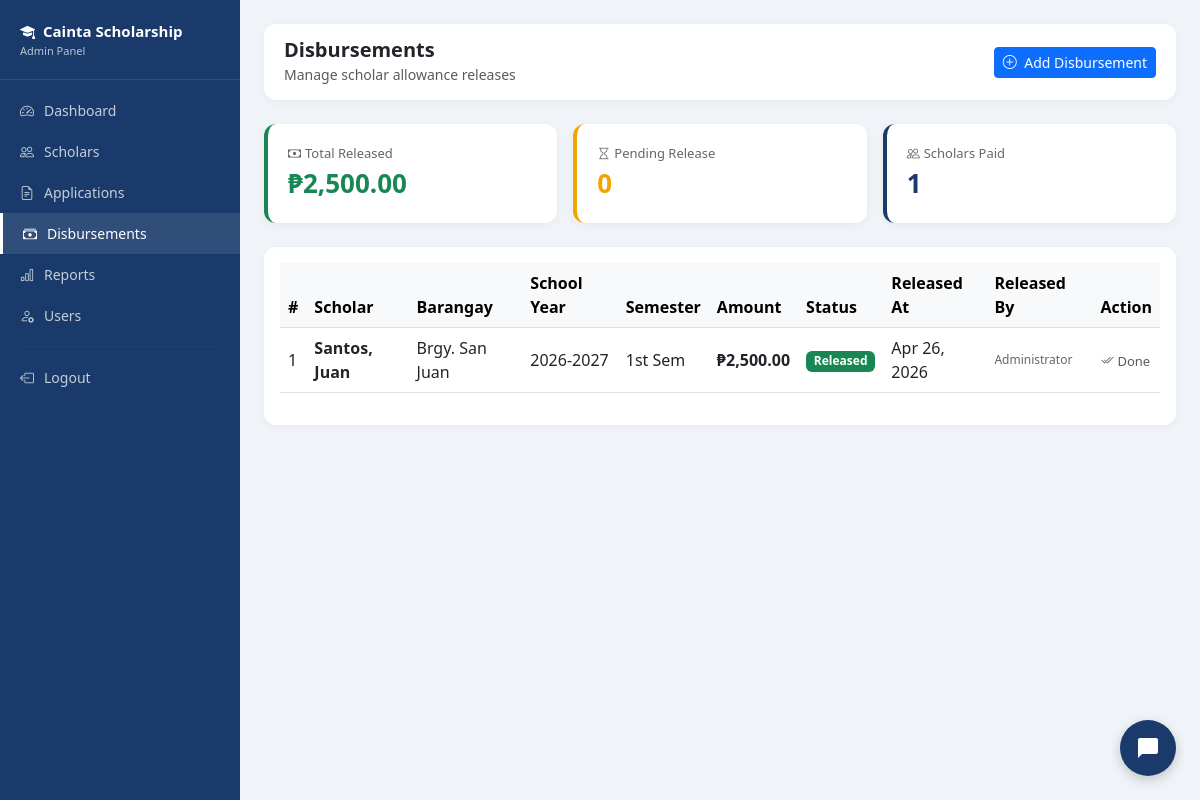
The app's page /admin/disbursements.php (signed in), older data.
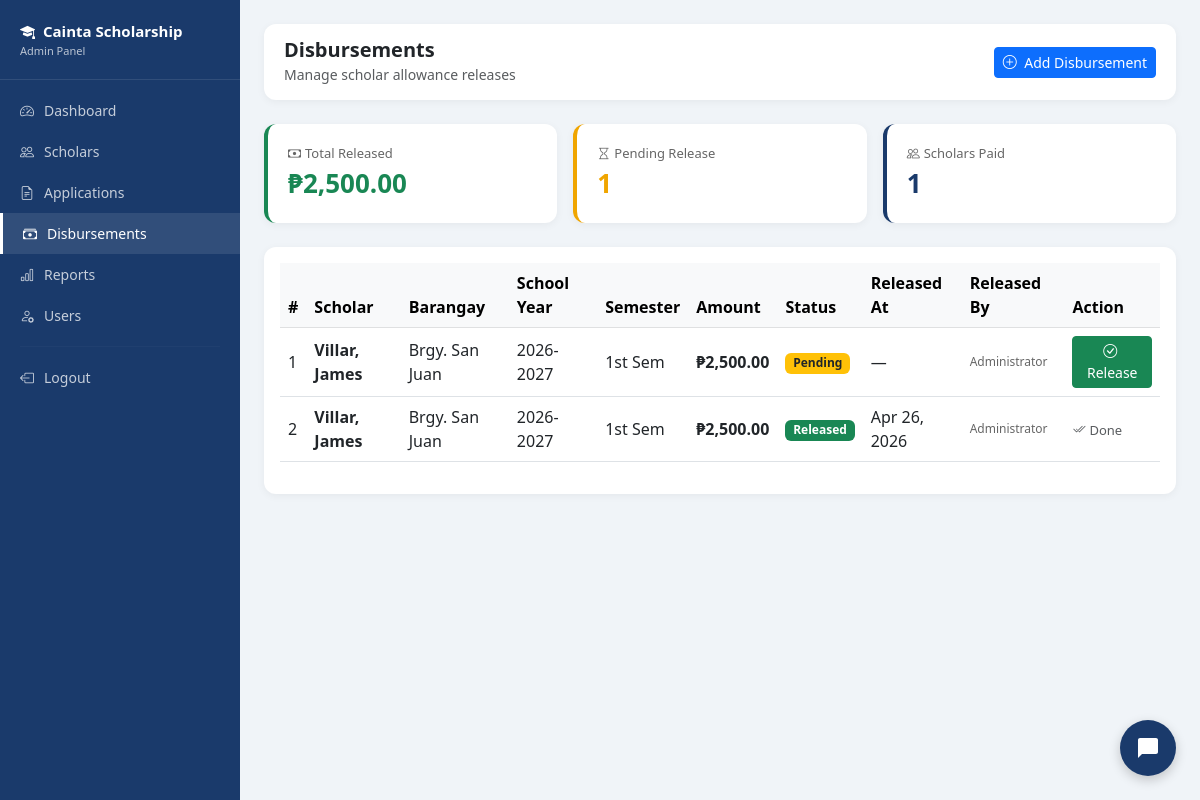
The same page, newer data.
### tables this page shows
CREATE TABLE `disbursements` (
  `disbursement_id` int(11) NOT NULL,
  `scholar_id` int(11) NOT NULL,
  `school_year` varchar(20) DEFAULT NULL,
  `semester` enum('1st','2nd') DEFAULT NULL,
  `amount` decimal(10,2) DEFAULT NULL,
  `status` enum('pending','released') DEFAULT 'pending',
  `released_by` int(11) DEFAULT NULL,
  `released_at` timestamp NULL DEFAULT NULL,
  `created_at` timestamp NOT NULL DEFAULT current_timestamp()
);

CREATE TABLE `students` (
  `student_id` int(11) NOT NULL,
  `first_name` varchar(50) NOT NULL,
  `last_name` varchar(50) NOT NULL,
  `middle_name` varchar(50) DEFAULT NULL,
  `email` varchar(100) NOT NULL,
  `password` varchar(255) NOT NULL,
  `contact_no` varchar(20) DEFAULT NULL,
  `address` text DEFAULT NULL,
  `barangay` varchar(100) DEFAULT NULL,
  `birthdate` date DEFAULT NULL,
  `gender` enum('Male','Female') DEFAULT NULL,
  `is_active` tinyint(4) DEFAULT 1,
  `created_at` timestamp NOT NULL DEFAULT current_timestamp(),
  `is_archived` tinyint(4) DEFAULT 0,
  `archived_at` timestamp NULL DEFAULT NULL,
  `archive_reason` varchar(255) DEFAULT NULL
);

CREATE TABLE `users` (
  `user_id` int(11) NOT NULL,
  `full_name` varchar(100) NOT NULL,
  `username` varchar(50) NOT NULL,
  `password` varchar(255) NOT NULL,
  `role` enum('admin','officer','cashier') NOT NULL,
  `email` varchar(100) DEFAULT NULL,
  `is_active` tinyint(4) DEFAULT 1,
  `created_at` timestamp NOT NULL DEFAULT current_timestamp()
);

### admin/disbursements.php (the view, shortened to what the changed rows need)
<?php
require_once '../includes/db.php';
$is_admin = $_SESSION['role'] == 'admin';
$disbursements = $pdo->query("
    SELECT d.*, s.first_name, s.last_name, s.barangay,
            u.full_name as released_by_name
    FROM disbursements d
    LEFT JOIN students s ON d.scholar_id = s.student_id
    LEFT JOIN users u ON d.released_by = u.user_id
    ORDER BY d.created_at DESC
")->fetchAll();
$total_pending = $pdo->query("SELECT COUNT(*) FROM disbursements WHERE status='pending'")->fetchColumn();
?>
<!DOCTYPE html>
<html lang="en">
<head>
    <link href="https://cdn.jsdelivr.net/npm/bootstrap@5.3.0/dist/css/bootstrap.min.css" rel="stylesheet">
    <link href="https://cdn.jsdelivr.net/npm/bootstrap-icons@1.10.0/font/bootstrap-icons.css" rel="stylesheet">
</head>
<body>
<?php if($is_admin): ?>
<div class="main-content">
<?php endif; ?>
    <div class="row g-3 mb-4">
        <div class="col-md-4">
            <div class="stat-card" style="border-color: #f0a500;">
                <div style="font-size:13px; color:#666;"><i class="bi bi-hourglass me-1"></i>Pending Release</div>
                <div style="font-size:26px; font-weight:700; color:#f0a500;"><?= $total_pending ?></div>
            </div>
        </div>
    </div>
    <div class="card">
        <div class="card-body">
            <div class="table-responsive">
                <table class="table table-hover align-middle">
                    <thead class="table-light">
                        <tr>
                            <th>#</th>
                            <th>Scholar</th>
                            <th>Barangay</th>
                            <th>School Year</th>
                            <th>Semester</th>
                            <th>Amount</th>
                            <th>Status</th>
                            <th>Released At</th>
                            <th>Released By</th>
                            <th>Action</th>
                        </tr>
                    </thead>
                    <tbody>
                        <?php if(empty($disbursements)): ?>
                        <tr>
                            <td colspan="10" class="text-center text-muted py-4">
                                <i class="bi bi-cash-stack fs-3 d-block mb-2"></i>
                                No disbursements yet.
                            </td>
                        </tr>
                        <?php else: ?>
                        <?php foreach($disbursements as $i => $d): ?>
                        <tr>
                            <td><?= $i + 1 ?></td>
                            <td><strong><?= htmlspecialchars($d['last_name'] . ', ' . $d['first_name']) ?></strong></td>
                            <td><?= htmlspecialchars($d['barangay']) ?></td>
                            <td><?= $d['school_year'] ?></td>
                            <td><?= $d['semester'] ?> Sem</td>
                            <td><strong>₱<?= number_format($d['amount'], 2) ?></strong></td>
                            <td>
                                <span class="badge <?= $d['status']=='released' ? 'bg-success' : 'bg-warning text-dark' ?>">
                                    <?= ucfirst($d['status']) ?>
                                </span>
                            </td>
                            <td><?= $d['released_at'] ? date('M d, Y', strtotime($d['released_at'])) : '—' ?></td>
                            <td style="font-size:12px; color:#666;"><?= $d['released_by_name'] ? htmlspecialchars($d['released_by_name']) : '—' ?></td>
                            <td>
                                <?php if($d['status'] == 'pending'): ?>
                                <a href="disbursements.php?release=<?= $d['disbursement_id'] ?>"
                                    class="btn btn-sm btn-success"
                                    onclick="return confirm('Release ₱<?= number_format($d['amount'],2) ?> for <?= htmlspecialchars($d['first_name'] . ' ' . $d['last_name']) ?>?')">
                                    <i class="bi bi-check-circle me-1"></i> Release
                                </a>
                                <?php else: ?>
                                <span class="text-muted" style="font-size:13px;"><i class="bi bi-check2-all me-1"></i>Done</span>
                                <?php endif; ?>
                            </td>
                        </tr>
                        <?php endforeach; ?>
                        <?php endif; ?>
                    </tbody>
                </table>
            </div>
        </div>
    </div>
<?php if($is_admin): ?>
</div>
<?php else: ?>
</div>
<?php endif; ?>
</body>
</html>

Row changes from the older to the newer data that the page shows:
added disbursements: students.last_name+first_name "Villar, James", students.barangay "Brgy. San Juan", school_year "2026-2027", semester "1st", amount "2,500.00", status "Pending", users.full_name "Administrator"
changed through a linked row, disbursements "Apr 26, 2026": students.last_name+first_name "Santos, Juan" → "Villar, James"
Text that changed along with them:
$total_pending: "0" → "1"
